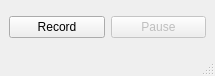
<?xml version="1.0" encoding="UTF-8"?>
<ui version="4.0">
 <class>AudioRecorder</class>
 <widget class="QMainWindow" name="AudioRecorder">
  <property name="geometry">
   <rect>
    <x>0</x>
    <y>0</y>
    <width>215</width>
    <height>76</height>
   </rect>
  </property>
  <property name="windowTitle">
   <string>MainWindow</string>
  </property>
  <widget class="QWidget" name="centralwidget">
   <layout class="QGridLayout" name="gridLayout_3">
    <item row="0" column="0">
     <widget class="QPushButton" name="recordButton">
      <property name="text">
       <string>Record</string>
      </property>
     </widget>
    </item>
    <item row="0" column="1">
     <widget class="QPushButton" name="pauseButton">
      <property name="enabled">
       <bool>false</bool>
      </property>
      <property name="text">
       <string>Pause</string>
      </property>
     </widget>
    </item>
   </layout>
  </widget>
  <widget class="QStatusBar" name="statusbar"/>
 </widget>
 <resources/>
 <connections>
  <connection>
   <sender>recordButton</sender>
   <signal>clicked()</signal>
   <receiver>AudioRecorder</receiver>
   <slot>toggleRecord()</slot>
   <hints>
    <hint type="sourcelabel">
     <x>191</x>
     <y>340</y>
    </hint>
    <hint type="destinationlabel">
     <x>113</x>
     <y>317</y>
    </hint>
   </hints>
  </connection>
  <connection>
   <sender>pauseButton</sender>
   <signal>clicked()</signal>
   <receiver>AudioRecorder</receiver>
   <slot>togglePause()</slot>
   <hints>
    <hint type="sourcelabel">
     <x>252</x>
     <y>334</y>
    </hint>
    <hint type="destinationlabel">
     <x>258</x>
     <y>346</y>
    </hint>
   </hints>
  </connection>
 </connections>
 <slots>
  <slot>setOutputLocation()</slot>
  <slot>toggleRecord()</slot>
  <slot>togglePause()</slot>
 </slots>
</ui>
